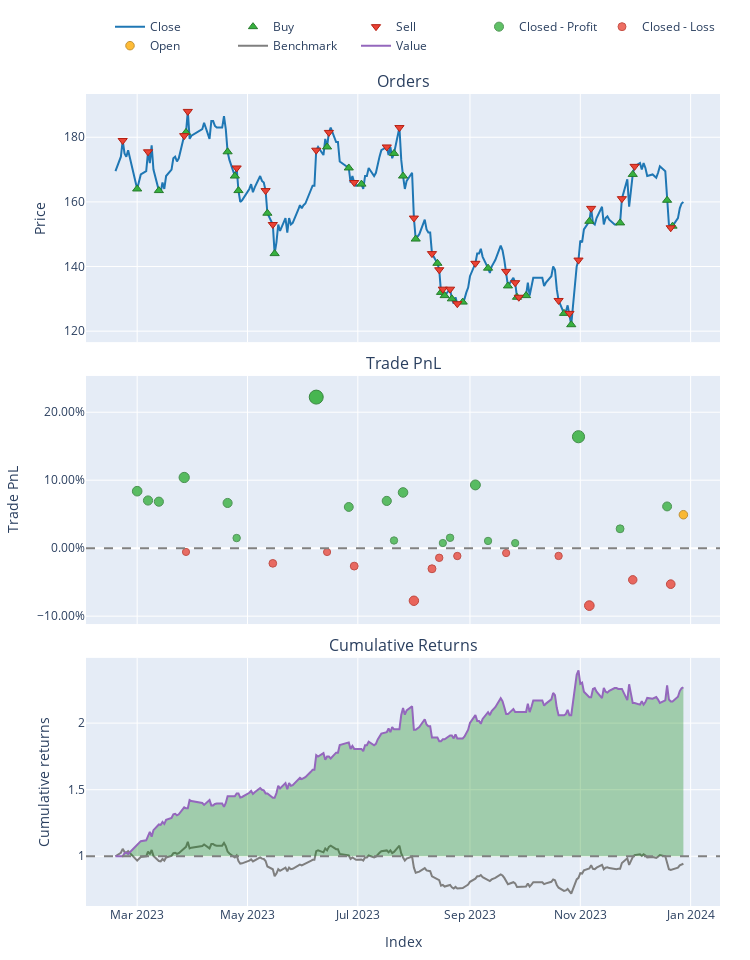

Notebook cell for this chart:
### Markdown cell above
visualization

### Code cell
pf.plot().show()

### Figure 1 — Plotly figure (JSON) as saved in the notebook; plotly's stock layout.template omitted (floating-point values rounded to 4 significant figures; data arrays with more than 128 entries replaced by an {"elided": "..."} marker saying what was removed)
{"data": [{"legendgroup": "0", "line": {"color": "#1f77b4"}, "name": "Close", "showlegend": true, "type": "scatter", "uid": "7849a112-b17c-4dc0-9c58-acca76d3efb6", "x": {"elided": "213 str values"}, "xaxis": "x", "y": {"elided": "213 float values"}, "yaxis": "y"}, {"customdata": [[1, 1.22, 0], [3, 1.419, 0], [5, 0.7579, 0], [7, 0.7236, 0], [8, 0.8636, 0], [10, 0.9005, 0], [12, 0.9408, 0], [14, 0.9996, 0], [16, 0.9996, 0], [18, 2.052, 0], [20, 1.091, 0], [22, 1.091, 0], [24, 2.326, 0], [26, 1.313, 0], [28, 1.341, 0], [30, 1.412, 0], [32, 1.434, 0], [34, 1.467, 0], [36, 1.461, 0], [38, 2.954, 0], [40, 1.543, 0], [42, 1.596, 0], [44, 1.59, 0], [46, 1.641, 0], [48, 1.688, 0], [50, 1.688, 0], [52, 1.389, 0], [54, 1.402, 0], [56, 2.681, 0], [58, 1.418, 0]], "hovertemplate": "Order Id: %{customdata[0]}<br>Timestamp: %{x}<br>Price: %{y}<br>Size: %{customdata[1]:.6f}<br>Fees: %{customdata[2]:.6f}", "legendgroup": "1", "marker": {"color": "#37B13F", "line": {"color": "rgb(38,123,44)", "width": 1}, "size": 8, "symbol": "triangle-up"}, "mode": "markers", "name": "Buy", "type": "scatter", "uid": "19de8e48-9f0a-469a-8319-dfd989920953", "x": ["2023-03-01T00:00:00", "2023-03-13T00:00:00", "2023-03-28T00:00:00", "2023-04-20T00:00:00", "2023-04-24T00:00:00", "2023-04-26T00:00:00", "2023-05-12T00:00:00", "2023-05-16T00:00:00", "2023-06-14T00:00:00", "2023-06-26T00:00:00", "2023-07-03T00:00:00", "2023-07-21T00:00:00", "2023-07-26T00:00:00", "2023-08-02T00:00:00", "2023-08-14T00:00:00", "2023-08-16T00:00:00", "2023-08-18T00:00:00", "2023-08-22T00:00:00", "2023-08-28T00:00:00", "2023-09-11T00:00:00", "2023-09-22T00:00:00", "2023-09-27T00:00:00", "2023-10-02T00:00:00", "2023-10-23T00:00:00", "2023-10-27T00:00:00", "2023-11-06T00:00:00", "2023-11-23T00:00:00", "2023-11-30T00:00:00", "2023-12-19T00:00:00", "2023-12-22T00:00:00"], "xaxis": "x", "y": [164, 163.5, 181.5, 175.5, 168, 163.5, 156.5, 144, 177, 170.5, 165.5, 175, 168, 148.5, 141, 132, 131, 130, 129, 139.5, 134, 130.5, 131, 125.5, 122, 154, 153.5, 168.5, 160.5, 152.5], "yaxis": "y"}, {"customdata": [[0, 0.5587, 0], [2, 1.322, 0], [4, 1.516, 0], [6, 0.7236, 0], [9, 0.8636, 0], [11, 0.9005, 0], [13, 0.9408, 0], [15, 1.999, 0], [17, 0.9638, 0], [19, 1.088, 0], [21, 2.183, 0], [23, 1.068, 0], [25, 1.258, 0], [27, 1.313, 0], [29, 1.341, 0], [31, 1.412, 0], [33, 1.434, 0], [35, 1.467, 0], [37, 2.923, 0], [39, 1.493, 0], [41, 1.543, 0], [43, 1.596, 0], [45, 1.59, 0], [47, 1.641, 0], [49, 3.376, 0], [51, 1.389, 0], [53, 1.402, 0], [55, 1.258, 0], [57, 1.423, 0]], "hovertemplate": "Order Id: %{customdata[0]}<br>Timestamp: %{x}<br>Price: %{y}<br>Size: %{customdata[1]:.6f}<br>Fees: %{customdata[2]:.6f}", "legendgroup": "2", "marker": {"color": "#EA4335", "line": {"color": "rgb(181,31,18)", "width": 1}, "size": 8, "symbol": "triangle-down"}, "mode": "markers", "name": "Sell", "type": "scatter", "uid": "6e0dc870-7a61-48b7-b8c0-a3ae4d42bfd0", "x": ["2023-02-21T00:00:00", "2023-03-07T00:00:00", "2023-03-27T00:00:00", "2023-03-29T00:00:00", "2023-04-25T00:00:00", "2023-05-11T00:00:00", "2023-05-15T00:00:00", "2023-06-08T00:00:00", "2023-06-15T00:00:00", "2023-06-29T00:00:00", "2023-07-17T00:00:00", "2023-07-24T00:00:00", "2023-08-01T00:00:00", "2023-08-11T00:00:00", "2023-08-15T00:00:00", "2023-08-17T00:00:00", "2023-08-21T00:00:00", "2023-08-25T00:00:00", "2023-09-04T00:00:00", "2023-09-21T00:00:00", "2023-09-26T00:00:00", "2023-09-28T00:00:00", "2023-10-20T00:00:00", "2023-10-26T00:00:00", "2023-10-31T00:00:00", "2023-11-07T00:00:00", "2023-11-24T00:00:00", "2023-12-01T00:00:00", "2023-12-21T00:00:00"], "xaxis": "x", "y": [179, 175.5, 180.5, 188, 170.5, 163.5, 153, 176, 181.5, 166, 177, 183, 155, 144, 139, 133, 133, 128.5, 141, 138.5, 135, 130.5, 129.5, 125.5, 142, 158, 161, 171, 152], "yaxis": "y"}, {"customdata": [[0, 0, 8.38, 0.0838], [1, 1, 7.6, 0.07012], [2, 2, 7.93, 0.06838], [3, 3, 12.88, 0.104], [5, 5, 9.045, 0.06649], [6, 6, 2.159, 0.01488], [9, 9, 31.99, 0.2222], [11, 11, 10.6, 0.06061], [13, 13, 12.55, 0.06949], [14, 14, 2.183, 0.0113], [15, 15, 16.01, 0.08197], [19, 19, 1.412, 0.007576], [20, 20, 2.868, 0.01527], [22, 22, 17.54, 0.09302], [23, 23, 2.192, 0.01064], [25, 25, 1.543, 0.007463], [29, 29, 33.76, 0.1639], [31, 31, 6.249, 0.02848], [33, 33, 13.21, 0.0614]], "hovertemplate": "Exit Trade Id: %{customdata[0]}<br>Position Id: %{customdata[1]}<br>Exit Timestamp: %{x}<br>PnL: %{customdata[2]:.6f}<br>Return: %{customdata[3]:.2%}", "legendgroup": "3", "marker": {"color": "#37B13F", "line": {"color": "rgb(38,123,44)", "width": 1}, "opacity": [0.8066, 0.7973, 0.7962, 0.8202, 0.7949, 0.76, 0.9, 0.7909, 0.7969, 0.7576, 0.8053, 0.7551, 0.7603, 0.8128, 0.7572, 0.755, 0.8607, 0.7692, 0.7914], "size": [9.64, 9.209, 9.154, 10.28, 9.094, 7.469, 14, 8.909, 9.189, 7.356, 9.582, 7.239, 7.481, 9.93, 7.335, 7.235, 12.16, 7.897, 8.934], "symbol": "circle"}, "mode": "markers", "name": "Closed - Profit", "type": "scatter", "uid": "953fa333-953b-4c4f-a270-24093034d593", "x": ["2023-03-01T00:00:00", "2023-03-07T00:00:00", "2023-03-13T00:00:00", "2023-03-27T00:00:00", "2023-04-20T00:00:00", "2023-04-25T00:00:00", "2023-06-08T00:00:00", "2023-06-26T00:00:00", "2023-07-17T00:00:00", "2023-07-21T00:00:00", "2023-07-26T00:00:00", "2023-08-17T00:00:00", "2023-08-21T00:00:00", "2023-09-04T00:00:00", "2023-09-11T00:00:00", "2023-09-26T00:00:00", "2023-10-31T00:00:00", "2023-11-23T00:00:00", "2023-12-19T00:00:00"], "xaxis": "x2", "y": [0.0838, 0.07012, 0.06838, 0.104, 0.06649, 0.01488, 0.2222, 0.06061, 0.06949, 0.0113, 0.08197, 0.007576, 0.01527, 0.09302, 0.01064, 0.007463, 0.1639, 0.02848, 0.0614], "yaxis": "y2"}, {"customdata": [[4, 4, -0.7579, -0.00554], [8, 8, -3.293, -0.02236], [10, 10, -0.9996, -0.005682], [12, 12, -4.897, -0.02639], [16, 16, -16.36, -0.07738], [17, 17, -5.91, -0.0303], [18, 18, -2.683, -0.01418], [21, 21, -2.201, -0.01154], [24, 24, -1.493, -0.007168], [27, 27, -2.385, -0.01145], [30, 30, -20.25, -0.08451], [32, 32, -10.51, -0.04658], [34, 34, -12.09, -0.05296]], "hovertemplate": "Exit Trade Id: %{customdata[0]}<br>Position Id: %{customdata[1]}<br>Exit Timestamp: %{x}<br>PnL: %{customdata[2]:.6f}<br>Return: %{customdata[3]:.2%}", "legendgroup": "4", "marker": {"color": "#EA4335", "line": {"color": "rgb(181,31,18)", "width": 1}, "opacity": [0.7537, 0.7651, 0.7538, 0.7678, 0.8022, 0.7705, 0.7596, 0.7578, 0.7548, 0.7577, 0.807, 0.7814, 0.7857], "size": [7.175, 7.704, 7.179, 7.831, 9.438, 7.955, 7.447, 7.363, 7.226, 7.361, 9.662, 8.467, 8.668], "symbol": "circle"}, "mode": "markers", "name": "Closed - Loss", "type": "scatter", "uid": "65b14407-02ca-4bf2-8b66-fa8286271087", "x": ["2023-03-28T00:00:00", "2023-05-15T00:00:00", "2023-06-14T00:00:00", "2023-06-29T00:00:00", "2023-08-01T00:00:00", "2023-08-11T00:00:00", "2023-08-15T00:00:00", "2023-08-25T00:00:00", "2023-09-21T00:00:00", "2023-10-20T00:00:00", "2023-11-06T00:00:00", "2023-11-30T00:00:00", "2023-12-21T00:00:00"], "xaxis": "x2", "y": [-0.00554, -0.02236, -0.005682, -0.02639, -0.07738, -0.0303, -0.01418, -0.01154, -0.007168, -0.01145, -0.08451, -0.04658, -0.05296], "yaxis": "y2"}, {"customdata": [[35, 35, 10.64, 0.04918]], "hovertemplate": "Exit Trade Id: %{customdata[0]}<br>Position Id: %{customdata[1]}<br>Exit Timestamp: %{x}<br>PnL: %{customdata[2]:.6f}<br>Return: %{customdata[3]:.2%}", "legendgroup": "5", "marker": {"color": "#FFAA00", "line": {"color": "rgb(178,118,0)", "width": 1}, "opacity": [0.7832], "size": [8.549], "symbol": "circle"}, "mode": "markers", "name": "Open", "type": "scatter", "uid": "639935aa-ffba-45e5-bb58-2a46bf3b78f9", "x": ["2023-12-28T00:00:00"], "xaxis": "x2", "y": [0.04918], "yaxis": "y2"}, {"legendgroup": "6", "line": {"color": "#7f7f7f"}, "name": "Benchmark", "showlegend": true, "type": "scatter", "uid": "78d1ba4d-0171-43c8-8343-ba8b1388ded0", "x": {"elided": "213 str values"}, "xaxis": "x3", "y": {"elided": "213 float values"}, "yaxis": "y3"}, {"hoverinfo": "skip", "legendgroup": "7", "line": {"color": "rgba(0, 0, 0, 0)", "width": 0}, "opacity": 0, "showlegend": false, "type": "scatter", "uid": "f739ba33-9a41-4cf6-990b-b958b57ce583", "x": {"elided": "213 str values"}, "xaxis": "x3", "y": {"elided": "213 int values"}, "yaxis": "y3"}, {"connectgaps": false, "fill": "tonexty", "fillcolor": "rgba(0, 128, 0, 0.3)", "hoverinfo": "skip", "legendgroup": "7", "line": {"color": "rgba(0, 0, 0, 0)", "width": 0}, "opacity": 0, "showlegend": false, "type": "scatter", "uid": "268b0689-e423-4403-b684-d8f5a3b3b5e3", "x": {"elided": "213 str values"}, "xaxis": "x3", "y": {"elided": "213 float values"}, "yaxis": "y3"}, {"legendgroup": "8", "line": {"color": "#9467bd"}, "name": "Value", "showlegend": true, "type": "scatter", "uid": "ea80998e-7cdc-486b-bded-ff65025b4d41", "x": {"elided": "213 str values"}, "xaxis": "x3", "y": {"elided": "213 float values"}, "yaxis": "y3"}, {"hoverinfo": "skip", "legendgroup": "7", "line": {"color": "rgba(0, 0, 0, 0)", "width": 0}, "opacity": 0, "showlegend": false, "type": "scatter", "uid": "63423b31-cd1a-4916-8952-20e3012dca8f", "x": {"elided": "213 str values"}, "xaxis": "x3", "y": {"elided": "213 int values"}, "yaxis": "y3"}], "layout": {"annotations": [{"font": {"size": 16}, "showarrow": false, "text": "Orders", "x": 0.5, "xanchor": "center", "xref": "paper", "y": 1, "yanchor": "bottom", "yref": "paper"}, {"font": {"size": 16}, "showarrow": false, "text": "Trade PnL", "x": 0.5, "xanchor": "center", "xref": "paper", "y": 0.6528, "yanchor": "bottom", "yref": "paper"}, {"font": {"size": 16}, "showarrow": false, "text": "Cumulative Returns", "x": 0.5, "xanchor": "center", "xref": "paper", "y": 0.3056, "yanchor": "bottom", "yref": "paper"}], "height": 960, "legend": {"orientation": "h", "traceorder": "normal", "x": 1, "xanchor": "right", "y": 1.042, "yanchor": "bottom"}, "margin": {"b": 30, "l": 30, "r": 30, "t": 30}, "shapes": [{"line": {"color": "gray", "dash": "dash"}, "type": "line", "x0": 0, "x1": 1, "xref": "paper", "y0": 0, "y1": 0, "yref": "y2"}, {"line": {"color": "gray", "dash": "dash"}, "type": "line", "x0": 0, "x1": 1, "xref": "paper", "y0": 1, "y1": 1, "yref": "y3"}], "showlegend": true, "width": 750, "xaxis": {"anchor": "y", "domain": [0, 1], "matches": "x3", "showticklabels": false}, "xaxis2": {"anchor": "y2", "domain": [0, 1], "matches": "x3", "showticklabels": false}, "xaxis3": {"anchor": "y3", "domain": [0, 1], "title": {"text": "Index"}}, "yaxis": {"anchor": "x", "domain": [0.6944, 1], "title": {"text": "Price"}}, "yaxis2": {"anchor": "x2", "domain": [0.3472, 0.6528], "tickformat": ".2%", "title": {"text": "Trade PnL"}}, "yaxis3": {"anchor": "x3", "domain": [0, 0.3056], "title": {"text": "Cumulative returns"}}}}
